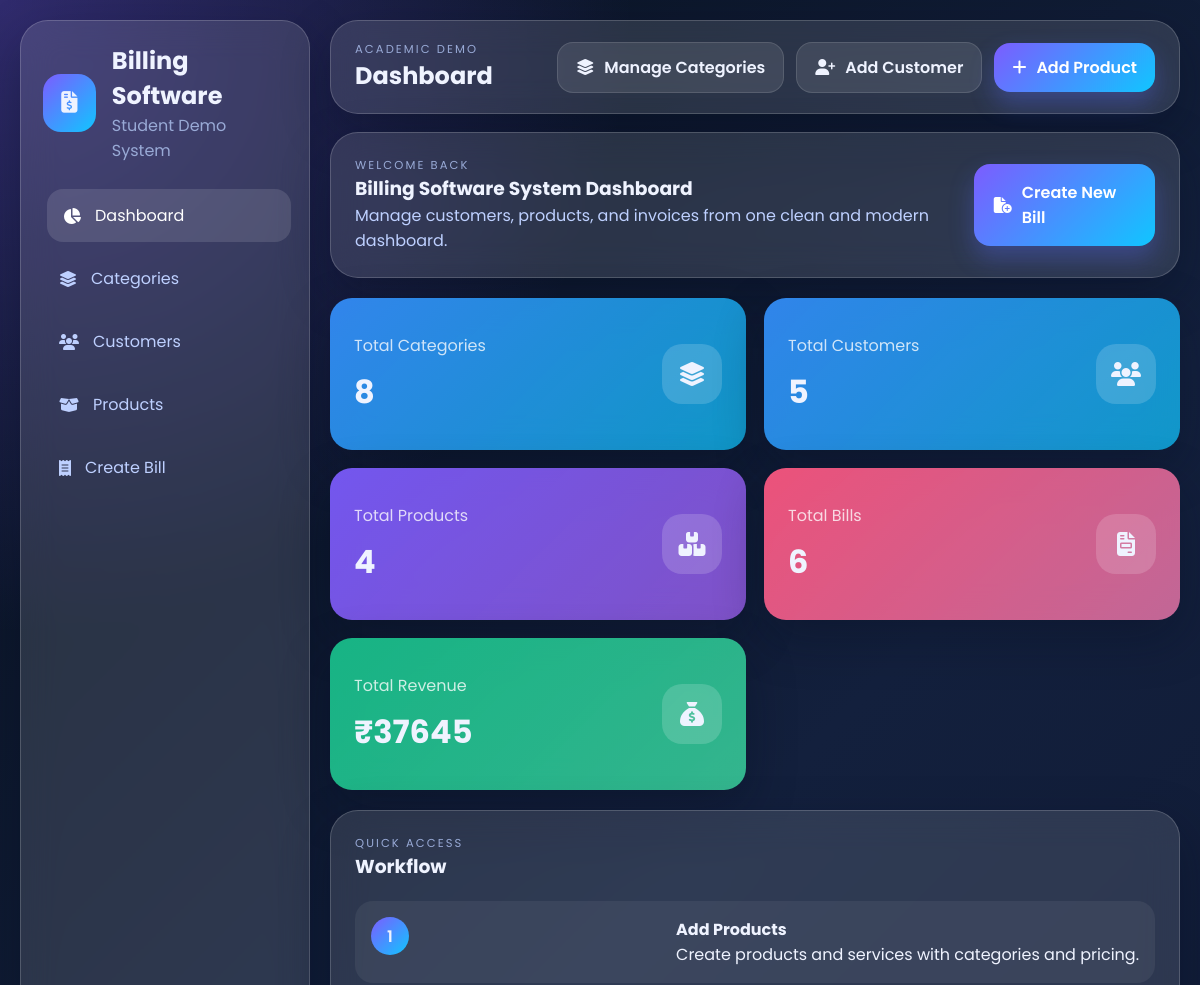
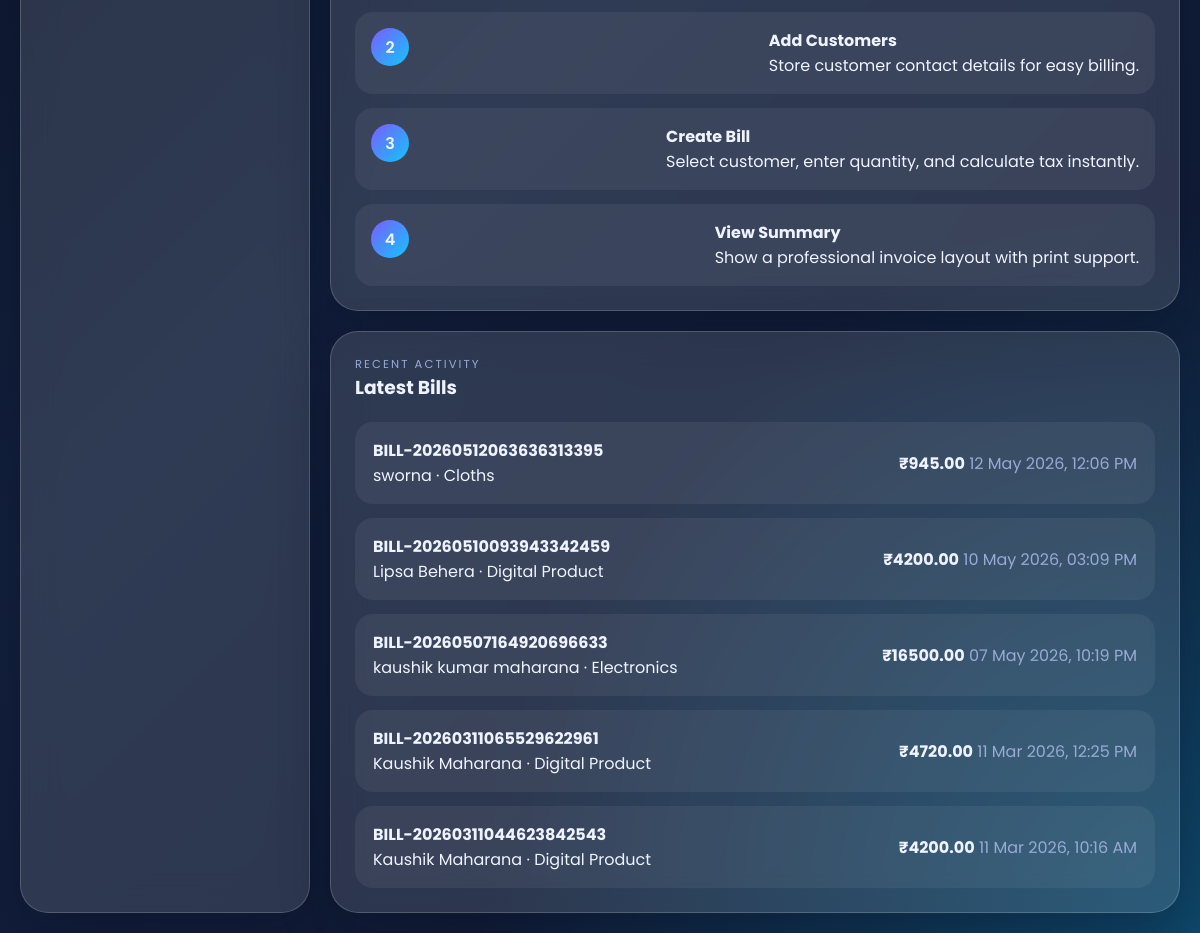
The page / on the database its author committed (2 pictures, top to bottom).
### billing/models.py (models this page shows, shortened)
class Bill(models.Model):
    bill_number = models.CharField(max_length=30, unique=True)
    customer = models.ForeignKey(Customer, on_delete=models.CASCADE, related_name="bills")
    category = models.ForeignKey(Category, on_delete=PROTECT, related_name="bills")
    date = models.DateTimeField(default=timezone.now)
    subtotal_amount = models.DecimalField(max_digits=12, decimal_places=2, default=Decimal("0.00"))
    tax_percentage = models.DecimalField(max_digits=5, decimal_places=2, default=Decimal("5.00"))
    tax_amount = models.DecimalField(max_digits=12, decimal_places=2, default=Decimal("0.00"))
    total_amount = models.DecimalField(max_digits=12, decimal_places=2, default=Decimal("0.00"))
    class Meta:
        ordering = ["-date"]

class Customer(models.Model):
    name = models.CharField(max_length=120)
    phone = models.CharField(max_length=20)
    email = models.EmailField(blank=True)
    address = models.TextField()
    created_at = models.DateTimeField(auto_now_add=True)
    class Meta:
        ordering = ["name"]

class Category(models.Model):
    name = models.CharField(max_length=100, unique=True)
    created_at = models.DateTimeField(auto_now_add=True)
    class Meta:
        ordering = ["name"]
        verbose_name_plural = "Categories"

### billing/views.py (the view)
# urls.py: path("", views.dashboard, name="dashboard"),
def dashboard(request):
    total_customers = Customer.objects.count()
    total_products = Product.objects.count()
    total_bills = Bill.objects.count()
    total_revenue = Bill.objects.aggregate(total=Sum("total_amount"))["total"] or Decimal("0.00")
    total_categories = Category.objects.count()
    recent_bills = Bill.objects.select_related("customer", "category").prefetch_related("items")[:5]
    context = {
        "page_title": "Dashboard",
        "total_customers": total_customers,
        "total_products": total_products,
        "total_bills": total_bills,
        "total_categories": total_categories,
        "total_revenue": total_revenue,
        "recent_bills": recent_bills,
    }
    return render(request, "billing/dashboard.html", context)

### billing/context_processors.py (called while the page is built)
def sidebar_categories(request):
    return {
        "sidebar_categories": Category.objects.all()[:8],
    }

### billing/templates/billing/dashboard.html
{% extends 'billing/base.html' %}
{% block content %}
<section class="hero-banner glass-panel">
    <div>
        <p class="eyebrow">Welcome back</p>
        <h3>Billing Software System Dashboard</h3>
        <p class="hero-text">
            Manage customers, products, and invoices from one clean and modern dashboard.
        </p>
    </div>
    <a href="{% url 'billing:create_bill' %}" class="btn btn-primary btn-lg">
        <i class="fa-solid fa-file-circle-plus"></i>
        <span>Create New Bill</span>
    </a>
</section>
<section class="stats-grid">
    <article class="stat-card gradient-blue">
        <div>
            <p>Total Categories</p>
            <h3>{{ total_categories }}</h3>
        </div>
        <span class="stat-icon"><i class="fa-solid fa-layer-group"></i></span>
    </article>
    <article class="stat-card gradient-blue">
        <div>
            <p>Total Customers</p>
            <h3>{{ total_customers }}</h3>
        </div>
        <span class="stat-icon"><i class="fa-solid fa-users"></i></span>
    </article>
    <article class="stat-card gradient-purple">
        <div>
            <p>Total Products</p>
            <h3>{{ total_products }}</h3>
        </div>
        <span class="stat-icon"><i class="fa-solid fa-boxes-stacked"></i></span>
    </article>
    <article class="stat-card gradient-pink">
        <div>
            <p>Total Bills</p>
            <h3>{{ total_bills }}</h3>
        </div>
        <span class="stat-icon"><i class="fa-solid fa-file-invoice"></i></span>
    </article>
    <article class="stat-card gradient-green">
        <div>
            <p>Total Revenue</p>
            <h3>₹{{ total_revenue }}</h3>
        </div>
        <span class="stat-icon"><i class="fa-solid fa-sack-dollar"></i></span>
    </article>
</section>
<section class="content-grid two-columns">
    <article class="glass-panel panel-card">
        <div class="section-title">
            <div>
                <p class="eyebrow">Quick access</p>
                <h3>Workflow</h3>
            </div>
        </div>
        <div class="workflow-list">
            <div class="workflow-item">
                <span>1</span>
                <div>
                    <h4>Add Products</h4>
                    <p>Create products and services with categories and pricing.</p>
                </div>
            </div>
            <div class="workflow-item">
                <span>2</span>
                <div>
                    <h4>Add Customers</h4>
                    <p>Store customer contact details for easy billing.</p>
                </div>
            </div>
            <div class="workflow-item">
                <span>3</span>
                <div>
                    <h4>Create Bill</h4>
                    <p>Select customer, enter quantity, and calculate tax instantly.</p>
                </div>
            </div>
            <div class="workflow-item">
                <span>4</span>
                <div>
                    <h4>View Summary</h4>
                    <p>Show a professional invoice layout with print support.</p>
                </div>
            </div>
        </div>
    </article>
    <article class="glass-panel panel-card">
        <div class="section-title">
            <div>
                <p class="eyebrow">Recent activity</p>
                <h3>Latest Bills</h3>
            </div>
        </div>
        {% if recent_bills %}
            <div class="simple-list">
                {% for bill in recent_bills %}
                    <a href="{% url 'billing:bill_summary' bill.id %}" class="simple-list-item">
                        <div>
                            <h4>{{ bill.bill_number }}</h4>
                            <p>{{ bill.customer.name }} · {{ bill.category.name }}</p>
                        </div>
                        <div class="list-item-right">
                            <strong>₹{{ bill.total_amount }}</strong>
                            <span>{{ bill.date|date:"d M Y, h:i A" }}</span>
                        </div>
                    </a>
                {% endfor %}
            </div>
        {% else %}
            <div class="empty-state compact">
                <i class="fa-solid fa-receipt"></i>
                <h4>No bills created yet</h4>
                <p>Create your first invoice to see activity here.</p>
            </div>
        {% endif %}
    </article>
</section>
{% endblock %}

### billing/templates/billing/base.html (shortened to what this page needs)
{% load static %}
<!DOCTYPE html>
<html lang="en">
<head>
    <link rel="stylesheet" href="https://cdnjs.cloudflare.com/ajax/libs/font-awesome/6.7.2/css/all.min.css">
    <link rel="stylesheet" href="{% static 'billing/css/style.css' %}">
</head>
<body>
    <div class="app-shell">
        <aside class="sidebar glass-panel">
            <div>
                <a href="{% url 'billing:dashboard' %}" class="brand">
                    <span class="brand-icon"><i class="fa-solid fa-file-invoice-dollar"></i></span>
                    <div>
                        <h1>Billing Software</h1>
                        <p>Student Demo System</p>
                    </div>
                </a>
                <nav class="sidebar-nav">
                    <a href="{% url 'billing:dashboard' %}" class="nav-link {% if request.resolver_match.url_name == 'dashboard' %}active{% endif %}">
                        <i class="fa-solid fa-chart-pie"></i>
                        <span>Dashboard</span>
                    </a>
                    <a href="{% url 'billing:categories' %}" class="nav-link {% if 'categor' in request.resolver_match.url_name %}active{% endif %}">
                        <i class="fa-solid fa-layer-group"></i>
                        <span>Categories</span>
                    </a>
                    <a href="{% url 'billing:customers' %}" class="nav-link {% if 'customer' in request.resolver_match.url_name %}active{% endif %}">
                        <i class="fa-solid fa-users"></i>
                        <span>Customers</span>
                    </a>
                    <a href="{% url 'billing:products' %}" class="nav-link {% if 'product' in request.resolver_match.url_name %}active{% endif %}">
                        <i class="fa-solid fa-box-open"></i>
                        <span>Products</span>
                    </a>
                    <a href="{% url 'billing:create_bill' %}" class="nav-link {% if request.resolver_match.url_name == 'create_bill' %}active{% endif %}">
                        <i class="fa-solid fa-receipt"></i>
                        <span>Create Bill</span>
                    </a>
                </nav>
            </div>
        </aside>
        <div class="main-wrapper">
            <header class="topbar glass-panel">
                <div>
                    <p class="eyebrow">Academic Demo</p>
                    <h2>{{ page_title|default:"Billing Dashboard" }}</h2>
                </div>
                <div class="topbar-actions">
                    <a href="{% url 'billing:categories' %}" class="btn btn-light">
                        <i class="fa-solid fa-layer-group"></i>
                        <span>Manage Categories</span>
                    </a>
                    <a href="{% url 'billing:add_customer' %}" class="btn btn-light">
                        <i class="fa-solid fa-user-plus"></i>
                        <span>Add Customer</span>
                    </a>
                    <a href="{% url 'billing:add_product' %}" class="btn btn-primary">
                        <i class="fa-solid fa-plus"></i>
                        <span>Add Product</span>
                    </a>
                </div>
            </header>
            <main class="page-content">
                {% block content %}{% endblock %}
            </main>
        </div>
    </div>
</body>
</html>

### rows shown on the page
Bill: bill_number "BILL-20260512063636313395", customer.name "sworna", category.name "Cloths", total_amount "945.00", date "12 May 2026, 12:06 PM"
Bill: bill_number "BILL-20260510093943342459", customer.name "Lipsa Behera", category.name "Digital Product", total_amount "4200.00", date "10 May 2026, 03:09 PM"
Bill: bill_number "BILL-20260507164920696633", customer.name "kaushik kumar maharana", category.name "Electronics", total_amount "16500.00", date "07 May 2026, 10:19 PM"
Bill: bill_number "BILL-20260311065529622961", customer.name "Kaushik Maharana", category.name "Digital Product", total_amount "4720.00", date "11 Mar 2026, 12:25 PM"
Bill: bill_number "BILL-20260311044623842543", customer.name "Kaushik Maharana", category.name "Digital Product", total_amount "4200.00", date "11 Mar 2026, 10:16 AM"

### other values the page prints
{{ page_title|default:"Billing Dashboard" }} "Dashboard"
{{ total_categories }} "8"
{{ total_customers }} "5"
{{ total_products }} "4"
{{ total_bills }} "6"
{{ total_revenue }} "37645"
